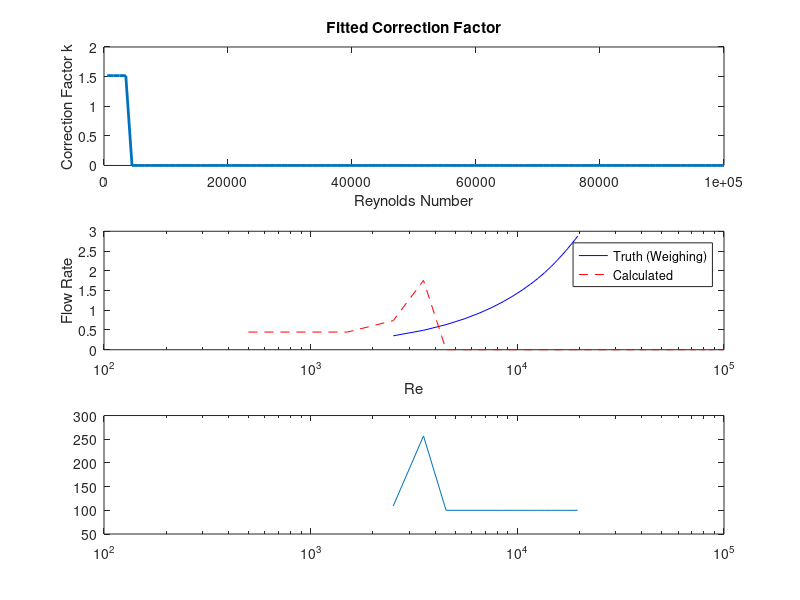

This figure's MATLAB source: (Note: this script raises an error after producing the figure.)
clc
clear
% 模拟实验数据（实际应用时替换为真实称重法数据）
Re_exp = [2000, 2200, 2400, 2600, 2800, 3000, 3200,3400,3600,3800,4000,11800,12000,12200,19600,19800,20000]; % 测试点雷诺数
Q_exp = [0.281, 0.309, 0.337, 0.365, 0.392, 0.418, 0.449,0.477,0.503,0.534,0.562,1.692,1.721,1.75,2.877,2.907,2.936]; % 称重法流量(m³/s)
R=0.04;
theta = 45; 
c = 1482; 
% 对应流速分布函数（真实物理情况）
r = linspace(0, R, 100); % 径向坐标
u_laminar_real = @(r) 2*mean(Q_exp(1:2))/(pi*R^2) * (1 - (r/R).^2); % 层流实测分布
u_turb_real = @(r) 1.1*mean(Q_exp(end-2:end))/(pi*R^2) * (1 - r/R).^(1/7); % 湍流实测分布
function [k, u_fit] = fit_correction_factor(Re, Q_exp, theta, c, R)
    if Re < 2000
        % 层流拟合
        fun = @(k) abs(integral(@(r) 2./(c - k*2*Q_exp/(pi*R^2)*(1-(r/R).^2)*cos(theta)), 0, R) - ...
                      integral(@(r) 2./(c + k*2*Q_exp/(pi*R^2)*(1-(r/R).^2)*cos(theta)), 0, R));
        k0 = 0.75;
        u_fit = @(r) k * 2*Q_exp/(pi*R^2) * (1 - (r/R).^2); % 注意层流平均流速是umax/2
    else
        % 湍流拟合
        n = interp1([4e3, 1e5], [6, 8.8], Re);
        fun = @(k) abs(integral(@(r) 2./(c - k*(n+1)/(2*n)*Q_exp/(pi*R^2)*(1-r/R).^(1/n)*cos(theta)), 0, R) - ...
                      integral(@(r) 2./(c + k*(n+1)/(2*n)*Q_exp/(pi*R^2)*(1-r/R).^(1/n)*cos(theta)), 0, R));
        k0 = 0.85;
        u_fit = @(r) k * (n+1)/(2*n)*Q_exp/(pi*R^2) * (1 - r/R).^(1/n); % 湍流平均流速系数(n+1)/2n
    end
    k = fminsearch(fun, k0);
end
% 对每个实验点拟合修正因子
k_values = zeros(size(Re_exp));
for i = 1:length(Re_exp)
    [k_values(i), ~] = fit_correction_factor(Re_exp(i), Q_exp(i), theta, c, R);
end

% 生成修正因子函数
Re_all = linspace(500, 1e5, 100);
k_smooth = interp1(Re_exp, k_values, Re_all, 'pchip', 'extrap');

% 完整积分时差法计算
function Q = full_integral_method(Re, k, theta, c, R,Q_exp)
    if Re < 2000
        u = @(r) k * (2*mean(Q_exp(1:2))/(pi*R^2)) * (1 - (r/R).^2);
    elseif Re > 4000
        n = interp1([4e3, 1e5], [6, 8.8], Re);
        u = @(r) k * (1.1*mean(Q_exp(end-2:end))/(pi*R^2)) * (1 - r/R).^(1/n);
    else
        alpha = (Re - 2000)/2000;
        u_l = @(r) 0.75 * (2*mean(Q_exp(1:2))/(pi*R^2)) * (1 - (r/R).^2);
        u_t = @(r) 0.86 * (1.1*mean(Q_exp(end-2:end))/(pi*R^2)) * (1 - r/R).^(1/7);
        u = @(r) (1-alpha)*u_l(r) + alpha*u_t(r);
    end
    
    % 数值积分传播时间
    T1 = integral(@(r) 2./(c + u(r)*cos(theta)), 0, R);
    T2 = integral(@(r) 2./(c - u(r)*cos(theta)), 0, R);
    deltaT = T2 - T1;
    
    % 计算流量
    Q = integral(@(r) 2*pi*r.*u(r), 0, R);
end

% 计算全范围流量
Q_calc = arrayfun(@(Re,k) full_integral_method(Re,k,theta,c,R,Q_exp), Re_all, k_smooth);
% 理论流量（用于误差计算）
Q_theory = interp1(Re_exp, Q_exp, Re_all, 'pchip');

figure;
subplot(3,1,1);
plot(Re_all, k_smooth, 'LineWidth', 2);
xlabel('Reynolds Number'); ylabel('Correction Factor k');
title('Fitted Correction Factor');

subplot(3,1,2);
semilogx(Re_all, Q_theory, 'b-', Re_all, Q_calc, 'r--');
legend('Truth (Weighing)', 'Calculated');
xlabel('Re'); ylabel('Flow Rate');

subplot(3,1,3);
semilogx(Re_all, abs(Q_calc-Q_theory)./Q_theory*100);
yline(1.0, 'r--'); % 1%误差线
xlabel('Re'); ylabel('Error (%)');
